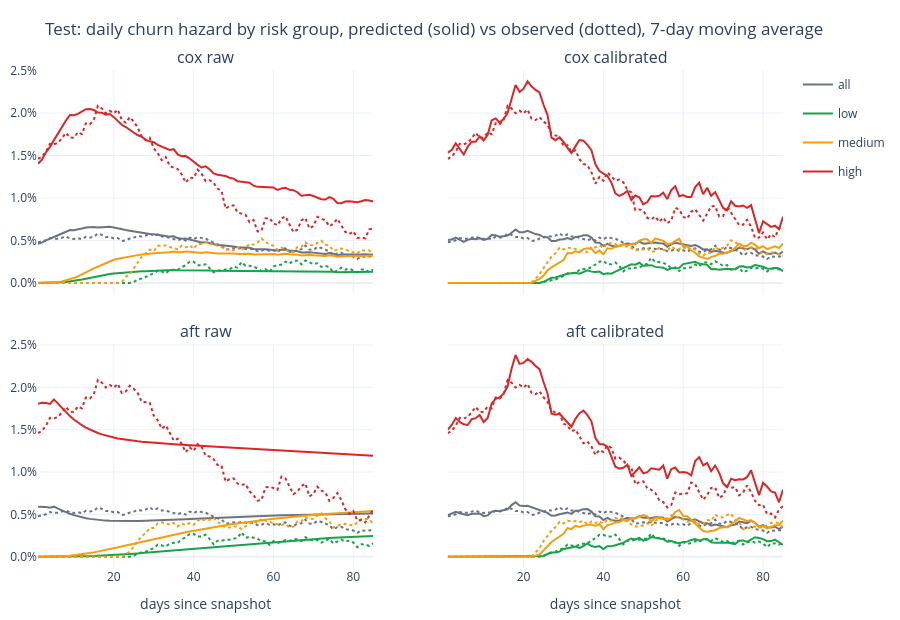

The notebook cell this image was saved under:
### Markdown cell above
## 5. Hazard: predicted vs observed

The observed hazard on day `t` is the number of players who churned on that day divided
by the number still at risk. The predicted hazard is the one of the group's mean
predicted curve, `1 - S(t) / S(t - 1)`, which is what the observed ratio estimates in a
heterogeneous group. Groups are terciles of the predicted 60-day churn probability.

A player last active `r` days before the snapshot cannot churn before day `31 - r`, so a
group of recently active players has no hazard at all during the first weeks.

### Code cell
hazard = tables["hazard"]
fig = make_subplots(
    rows=2,
    cols=2,
    subplot_titles=variant_titles,
    shared_xaxes=True,
    shared_yaxes=True,
    vertical_spacing=0.1,
)
for position, (name, variant) in enumerate(test_surv):
    row, col = position // 2 + 1, position % 2 + 1
    part = hazard[(hazard["model"] == name) & (hazard["variant"] == variant)]
    for group, days in part.groupby("group", sort=False):
        smooth = days[["predicted", "observed"]].rolling(7, center=True, min_periods=1).mean()
        color, legend = COLORS[group], {"legendgroup": group, "showlegend": position == 0}
        fig.add_trace(line(days["day"], smooth["predicted"], group, color, **legend), row, col)
        legend["showlegend"] = False
        fig.add_trace(
            line(days["day"], smooth["observed"], group, color, "dot", **legend), row, col
        )
fig.update_xaxes(title_text="days since snapshot", row=2)
fig.update_yaxes(tickformat=".1%")
show(
    fig,
    "Test: daily churn hazard by risk group, predicted (solid) vs observed (dotted), "
    "7-day moving average",
    height=620,
)
